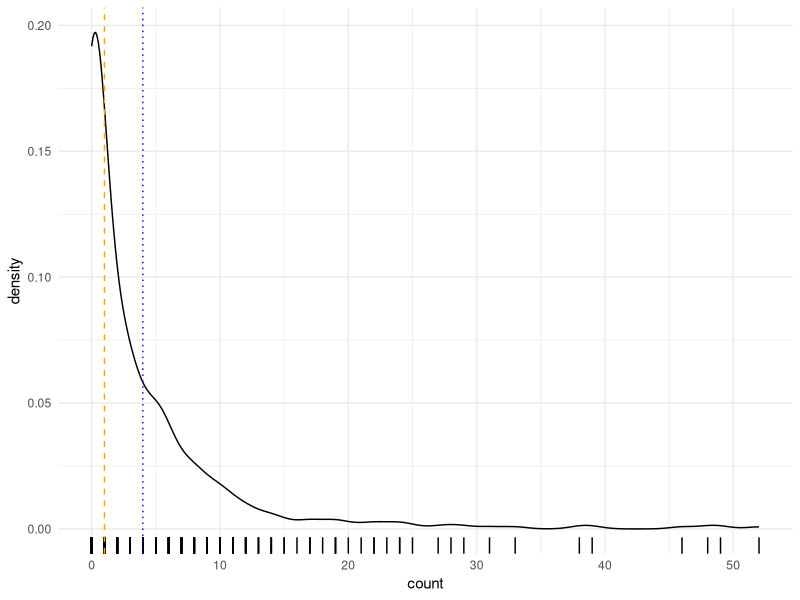
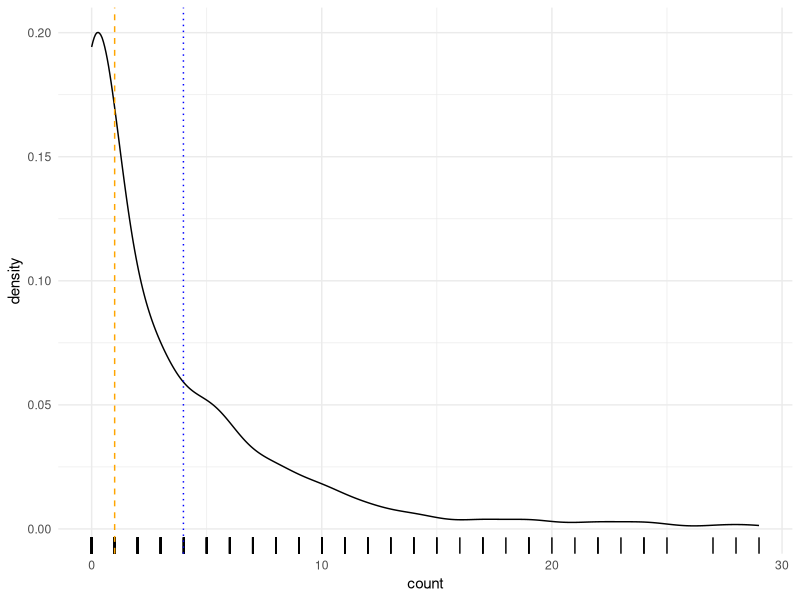

Generate these figures, in order, with R:
## ---- chunk 1
knitr::opts_chunk$set(echo = TRUE)
knitr::opts_knit$set(root.dir = normalizePath("../"))
library(tidyverse)
theme_set(theme_minimal())
## ---- chunk 2
gestures <- read_csv("./data/gestures.csv")

gestures_tot <- gestures %>%
  group_by(dyad, background, months, gesture) %>%
  summarise(
    count = sum(count)
  ) %>%
  na.omit()
## ---- chunk 3
gestures_tot %>%
  ggplot(aes(count)) +
  geom_density() +
  geom_rug() +
  geom_vline(xintercept = median(gestures_tot$count), linetype = "dashed", colour = "orange") +
  geom_vline(xintercept = mean(gestures_tot$count), linetype = "dotted", colour = "blue")
## ---- chunk 4
gestures_tot %>%
  filter(count < 31) %>%
  ggplot(aes(count)) +
  geom_density() +
  geom_rug() +
  geom_vline(xintercept = median(gestures_tot$count), linetype = "dashed", colour = "orange") +
  geom_vline(xintercept = mean(gestures_tot$count), linetype = "dotted", colour = "blue")
